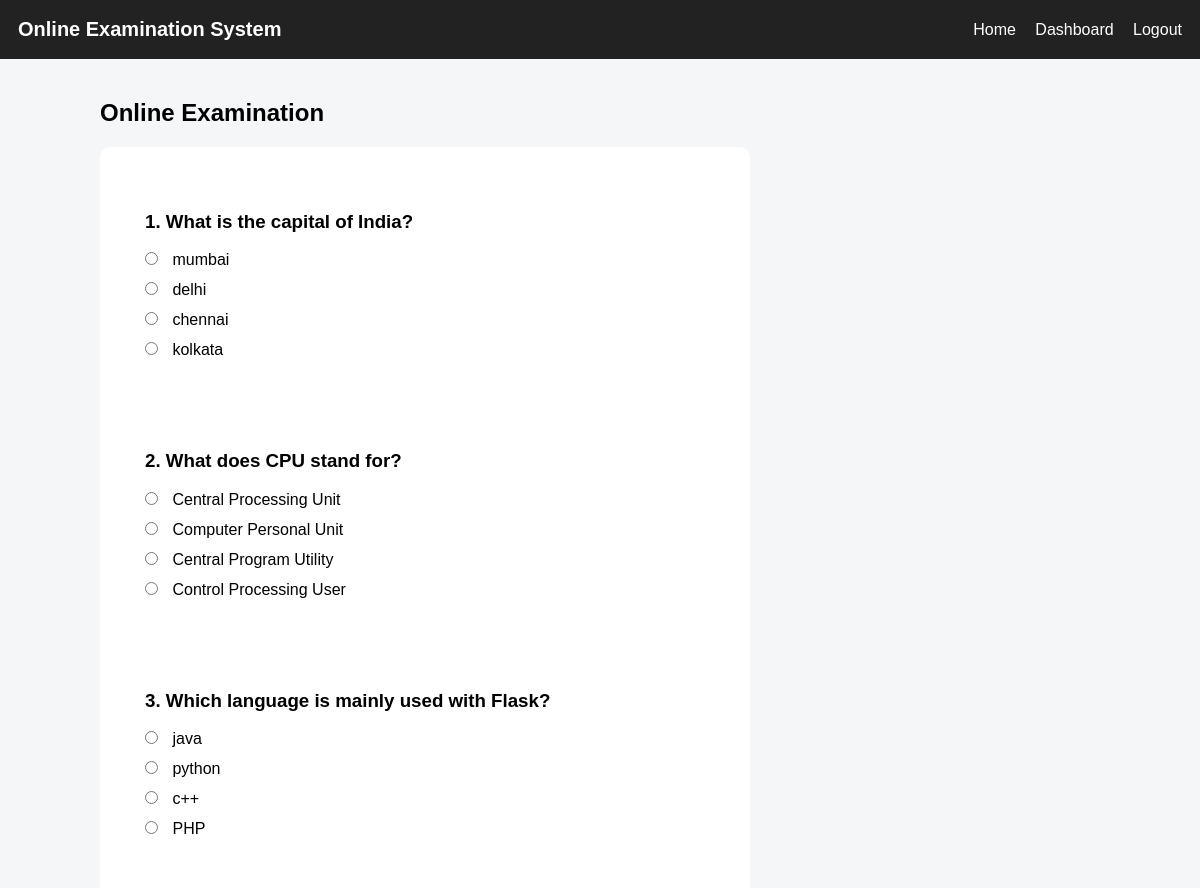
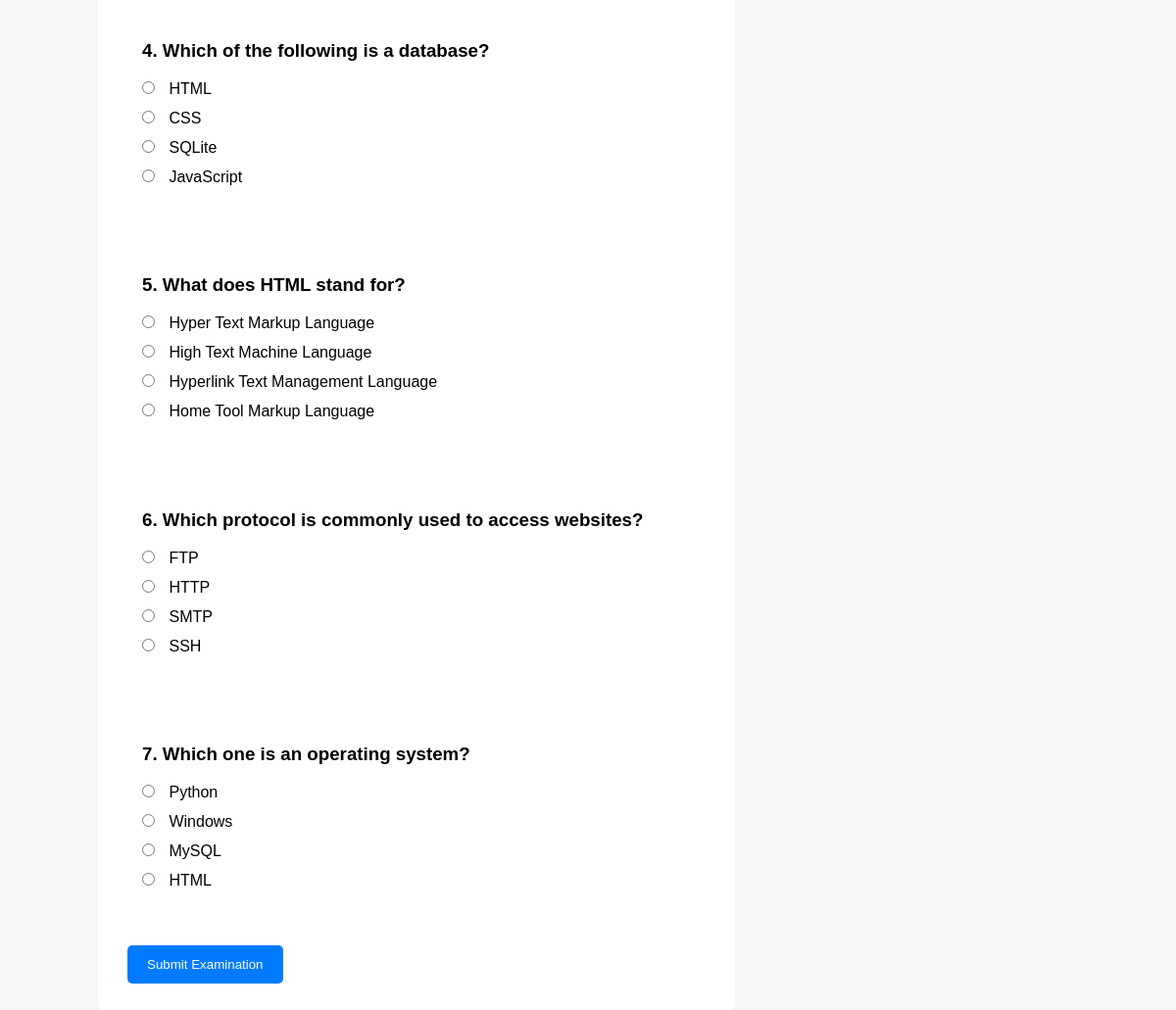
Page /exam (signed in) on the committed database (2 pictures, top to bottom).
### tables this page shows
CREATE TABLE questions (
            id INTEGER PRIMARY KEY AUTOINCREMENT,
            question TEXT NOT NULL,
            option_a TEXT NOT NULL,
            option_b TEXT NOT NULL,
            option_c TEXT NOT NULL,
            option_d TEXT NOT NULL,
            answer TEXT NOT NULL
        );

### app.py (the view)
@app.route("/exam")
def exam():
    if "student_id" not in session:
        return redirect(url_for("login"))
    conn = get_db()
    questions = conn.execute(
        "SELECT * FROM questions"
    ).fetchall()
    conn.close()
    if len(questions) == 0:
        flash("No questions available.")
        return redirect(url_for("student_dashboard"))
    return render_template(
        "exam.html",
        questions=questions
    )

### app.py (called while the page is built)
def get_db():
    conn = sqlite3.connect(DATABASE)
    conn.row_factory = sqlite3.Row
    return conn

### templates/exam.html
{% extends "base.html" %}
{% block content %}
<h2>Online Examination</h2>
<form method="POST"
      action="{{ url_for('submit_exam') }}">
    {% for q in questions %}
    <div class="question">
        <h3>
            {{ loop.index }}. {{ q['question'] }}
        </h3>
        <label>
            <input type="radio"
                   name="question_{{ q['id'] }}"
                   value="A"
                   required>
            {{ q['option_a'] }}
        </label>
        <label>
            <input type="radio"
                   name="question_{{ q['id'] }}"
                   value="B">
            {{ q['option_b'] }}
        </label>
        <label>
            <input type="radio"
                   name="question_{{ q['id'] }}"
                   value="C">
            {{ q['option_c'] }}
        </label>
        <label>
            <input type="radio"
                   name="question_{{ q['id'] }}"
                   value="D">
            {{ q['option_d'] }}
        </label>
    </div>
    {% endfor %}
    <button type="submit">
        Submit Examination
    </button>
</form>
{% endblock %}

### templates/base.html (shortened to what this page needs)
<!DOCTYPE html>
<html>
<head>
    <link rel="stylesheet"
          href="{{ url_for('static', filename='style.css') }}">
</head>
<body>
<nav>
    <div class="logo">
        Online Examination System
    </div>
    <div>
        <a href="{{ url_for('index') }}">Home</a>
        {% if session.get('student_id') %}
            <a href="{{ url_for('student_dashboard') }}">Dashboard</a>
            <a href="{{ url_for('logout') }}">Logout</a>
        {% elif session.get('admin') %}
            <a href="{{ url_for('admin_dashboard') }}">Admin Dashboard</a>
            <a href="{{ url_for('admin_logout') }}">Logout</a>
        {% else %}
            <a href="{{ url_for('login') }}">Student Login</a>
            <a href="{{ url_for('register') }}">Register</a>
            <a href="{{ url_for('admin_login') }}">Admin</a>
        {% endif %}
    </div>
</nav>
<div class="container">
    {% block content %}
    {% endblock %}
</div>
</body>
</html>

### static/style.css (style rules this page uses)
body { font-family: Arial, sans-serif; background: #f4f6f8; margin: 0; }
nav { background: #222; color: white; padding: 18px; display: flex; justify-content: space-between; align-items: center; }
nav a { color: white; text-decoration: none; margin-left: 15px; }
.logo { font-size: 20px; font-weight: bold; }
.container { width: 85%; max-width: 1000px; margin: 40px auto; }
.button, button { display: inline-block; background: #007bff; color: white; padding: 12px 20px; border: none; border-radius: 5px; text-decoration: none; cursor: pointer; margin: 5px; }
form { background: white; padding: 25px; border-radius: 10px; max-width: 600px; }
input, textarea, select { width: 100%; padding: 10px; margin: 8px 0 20px; box-sizing: border-box; }
label { display: block; font-weight: bold; }
.question { background: white; padding: 20px; margin-bottom: 20px; border-radius: 10px; }
.question label { font-weight: normal; margin: 12px 0; }
.question input { width: auto; margin: 0 10px 0 0; }

### rows in the picture
questions: question "What is the capital of India?", option_a "mumbai", option_b "delhi", option_c "chennai", option_d "kolkata"
questions: question "What does CPU stand for?", option_a "Central Processing Unit", option_b "Computer Personal Unit", option_c "Central Program Utility", option_d "Control Processing User"
questions: question "Which language is mainly used with Flask?", option_a "java", option_b "python", option_c "c++", option_d "PHP"
questions: question "Which of the following is a database?", option_a "HTML", option_b "CSS", option_c "SQLite", option_d "JavaScript"
questions: question "What does HTML stand for?", option_a "Hyper Text Markup Language", option_b "High Text Machine Language", option_c "Hyperlink Text Management Language", option_d "Home Tool Markup Language"
questions: question "Which protocol is commonly used to access websites?", option_a "FTP", option_b "HTTP", option_c "SMTP", option_d "SSH"
questions: question "Which one is an operating system?", option_a "Python", option_b "Windows", option_c "MySQL", option_d "HTML"
